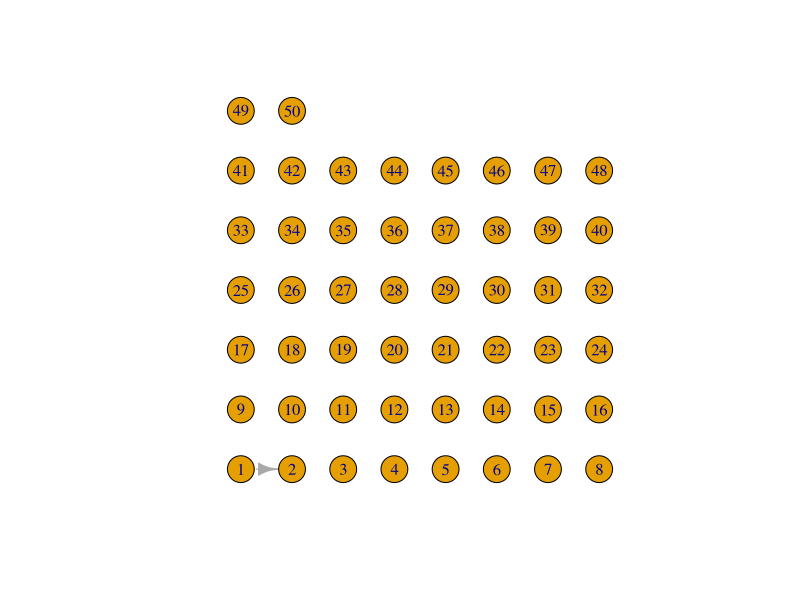
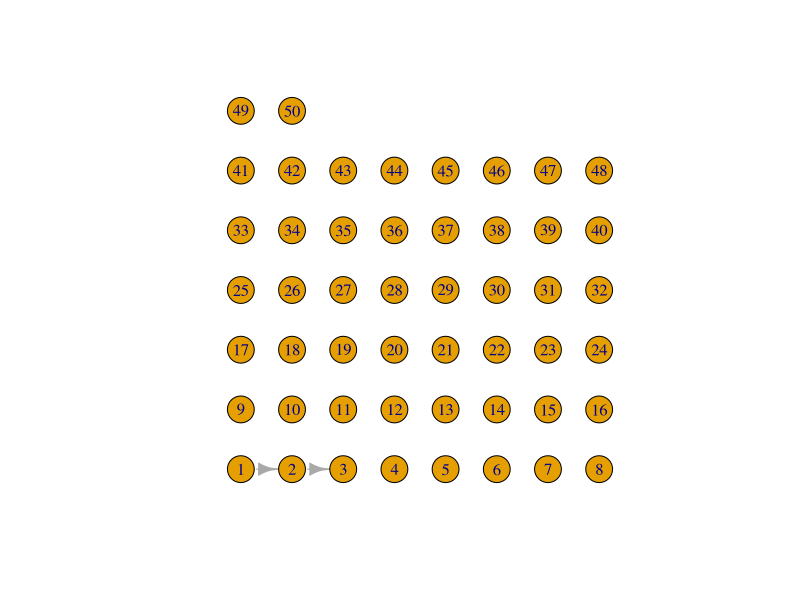
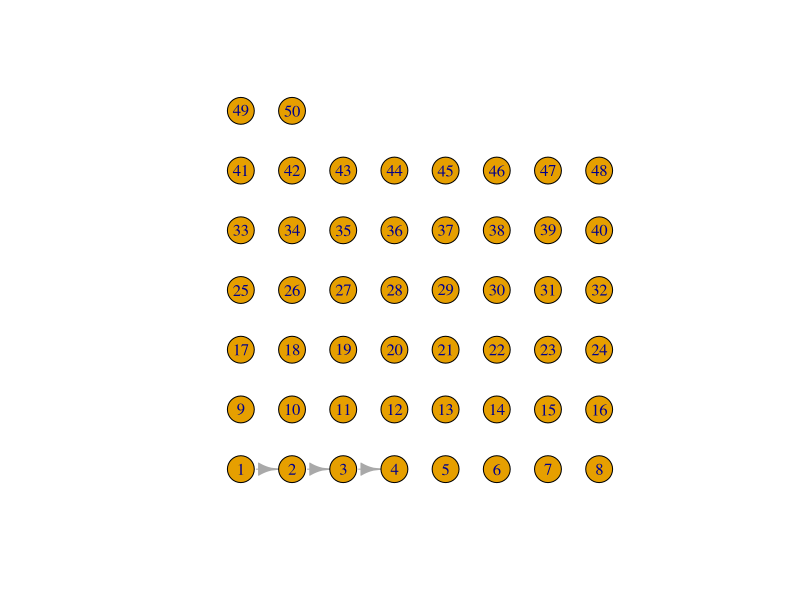
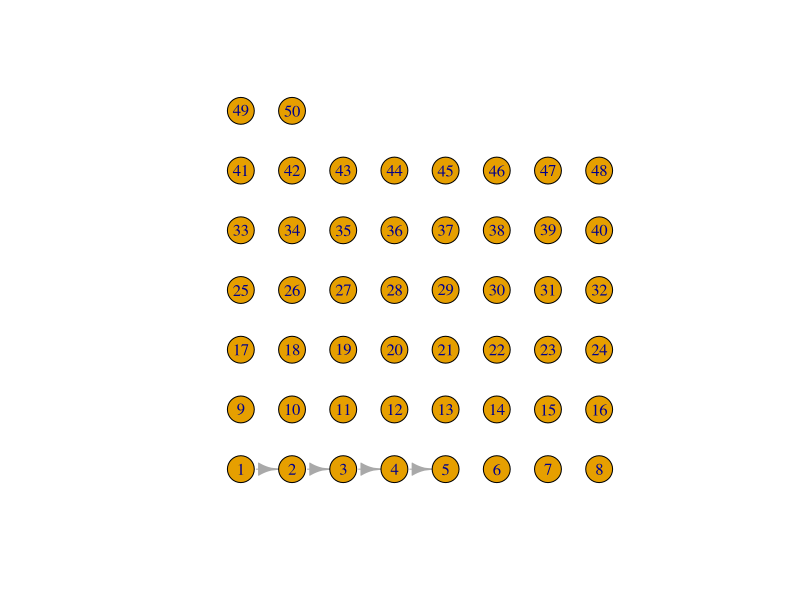
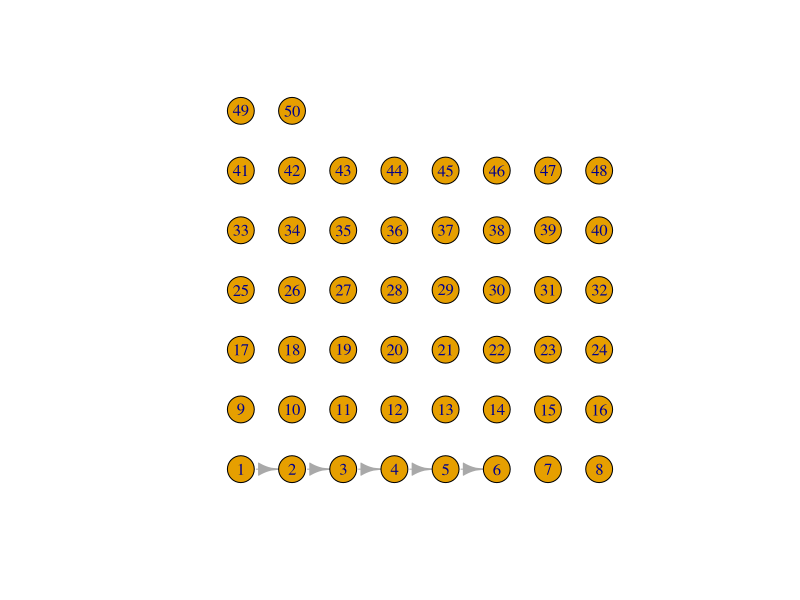
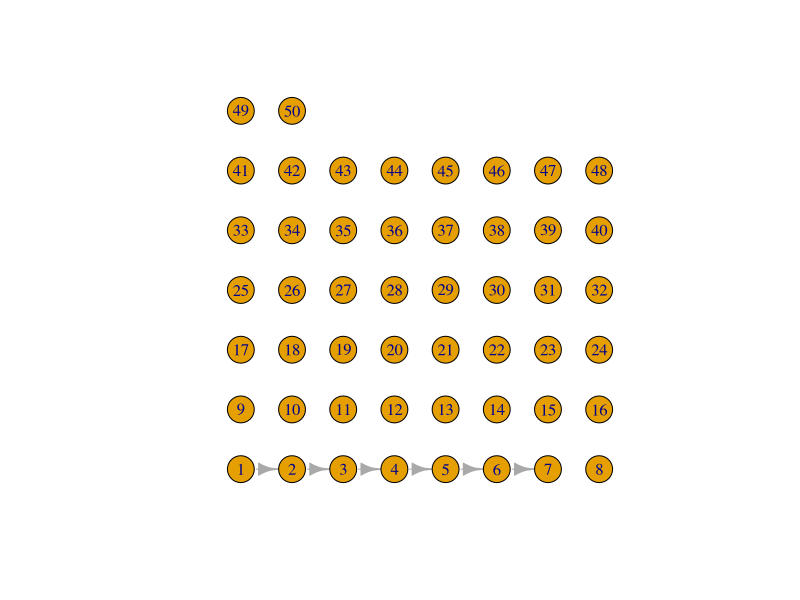
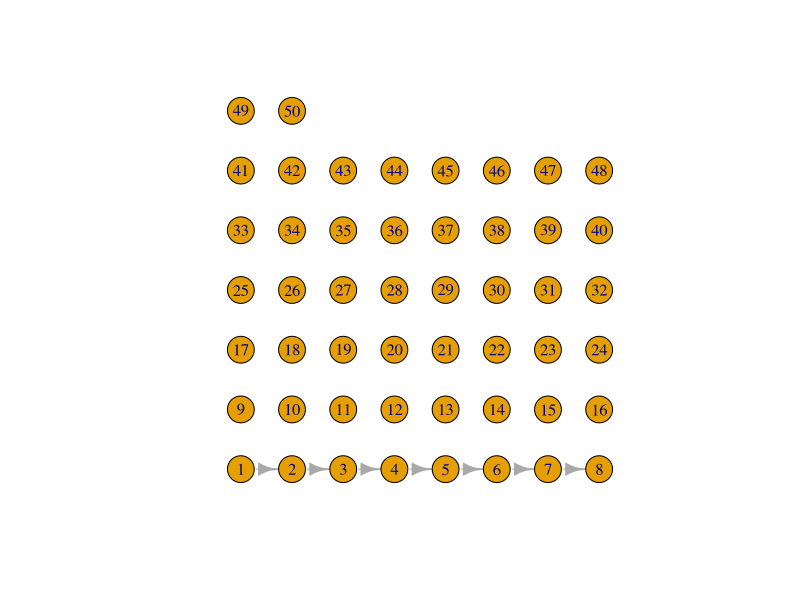
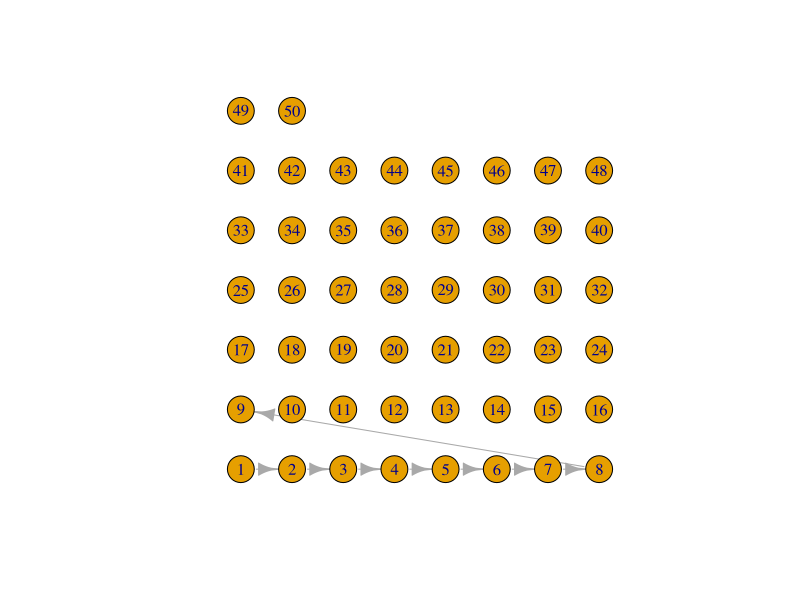

These charts were generated, in order, by the following R code: (Note: this script raises an error after producing the figures.)
library(igraph)
library(png)
G= make_empty_graph(n=50)
i=1
while(i<=49)
{
  G=G+edge(i,i+1)
  i=i+1
  
  png(paste("/home/kapil/desktop/study material notes/6TH SEM/Social Network Analysis/lab/class5",i,".png",sep=""),600,600)
  #p="/home/kapil/desktop/study material notes/6TH SEM/Social Network Analysis/lab/class5",i,".png",sep=""
  
  plot(G,layout=layout.grid)
  dev.off()
}